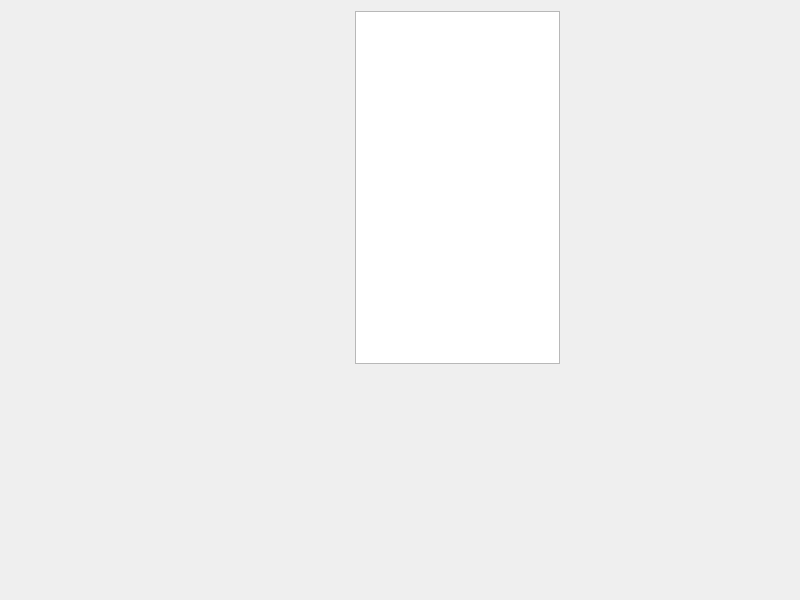
<?xml version="1.0" encoding="UTF-8"?>
<ui version="4.0">
 <class>MainWindow</class>
 <widget class="QWidget" name="MainWindow">
  <property name="enabled">
   <bool>true</bool>
  </property>
  <property name="geometry">
   <rect>
    <x>0</x>
    <y>0</y>
    <width>800</width>
    <height>600</height>
   </rect>
  </property>
  <property name="windowTitle">
   <string>MainWindow</string>
  </property>
  <widget class="QLabel" name="label">
   <property name="geometry">
    <rect>
     <x>360</x>
     <y>340</y>
     <width>81</width>
     <height>17</height>
    </rect>
   </property>
   <property name="text">
    <string>TextLabel</string>
   </property>
  </widget>
  <widget class="QLabel" name="label_ime">
   <property name="geometry">
    <rect>
     <x>435</x>
     <y>340</y>
     <width>120</width>
     <height>17</height>
    </rect>
   </property>
   <property name="text">
    <string>TextLabel</string>
   </property>
  </widget>
  <widget class="QTableView" name="tableView">
   <property name="geometry">
    <rect>
     <x>355</x>
     <y>11</y>
     <width>205</width>
     <height>353</height>
    </rect>
   </property>
  </widget>
 </widget>
 <resources/>
 <connections/>
</ui>
